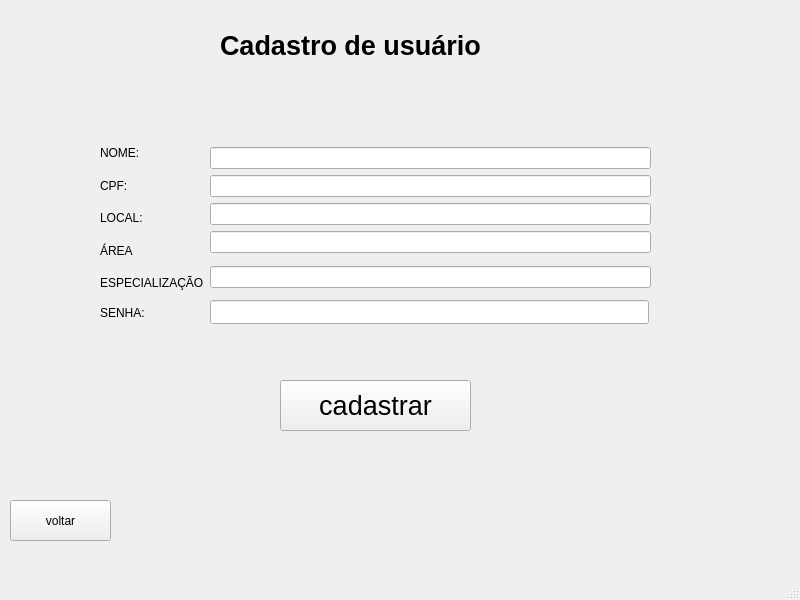
<?xml version="1.0" encoding="UTF-8"?>
<ui version="4.0">
 <class>MainWindow</class>
 <widget class="QMainWindow" name="MainWindow">
  <property name="geometry">
   <rect>
    <x>0</x>
    <y>0</y>
    <width>800</width>
    <height>600</height>
   </rect>
  </property>
  <property name="windowTitle">
   <string>MainWindow</string>
  </property>
  <widget class="QWidget" name="centralwidget">
   <widget class="QLabel" name="label">
    <property name="geometry">
     <rect>
      <x>220</x>
      <y>20</y>
      <width>341</width>
      <height>51</height>
     </rect>
    </property>
    <property name="font">
     <font>
      <pointsize>20</pointsize>
      <weight>75</weight>
      <bold>true</bold>
     </font>
    </property>
    <property name="text">
     <string>Cadastro de usuário</string>
    </property>
   </widget>
   <widget class="QPushButton" name="CONFIRM_CADASTRO_SERVICO">
    <property name="geometry">
     <rect>
      <x>280</x>
      <y>380</y>
      <width>191</width>
      <height>51</height>
     </rect>
    </property>
    <property name="font">
     <font>
      <pointsize>20</pointsize>
     </font>
    </property>
    <property name="text">
     <string>cadastrar</string>
    </property>
   </widget>
   <widget class="QPushButton" name="VOLTAR_SERVICO_CADASTRO">
    <property name="geometry">
     <rect>
      <x>10</x>
      <y>500</y>
      <width>101</width>
      <height>41</height>
     </rect>
    </property>
    <property name="text">
     <string>voltar</string>
    </property>
   </widget>
   <widget class="QWidget" name="layoutWidget">
    <property name="geometry">
     <rect>
      <x>100</x>
      <y>140</y>
      <width>551</width>
      <height>156</height>
     </rect>
    </property>
    <layout class="QHBoxLayout" name="horizontalLayout">
     <item>
      <layout class="QVBoxLayout" name="verticalLayout_2">
       <item>
        <widget class="QLabel" name="label_2">
         <property name="text">
          <string>NOME:</string>
         </property>
        </widget>
       </item>
       <item>
        <widget class="QLabel" name="label_3">
         <property name="text">
          <string>CPF:</string>
         </property>
        </widget>
       </item>
       <item>
        <widget class="QLabel" name="label_4">
         <property name="text">
          <string>LOCAL:</string>
         </property>
        </widget>
       </item>
       <item>
        <widget class="QLabel" name="label_6">
         <property name="text">
          <string>ÁREA</string>
         </property>
        </widget>
       </item>
       <item>
        <widget class="QLabel" name="label_5">
         <property name="text">
          <string>ESPECIALIZAÇÃO</string>
         </property>
        </widget>
       </item>
      </layout>
     </item>
     <item>
      <layout class="QVBoxLayout" name="verticalLayout_5">
       <item>
        <layout class="QVBoxLayout" name="verticalLayout_3">
         <item>
          <layout class="QVBoxLayout" name="verticalLayout">
           <item>
            <widget class="QLineEdit" name="NOME_cadastro_servico_2"/>
           </item>
           <item>
            <widget class="QLineEdit" name="CPF_cadastro_servico"/>
           </item>
          </layout>
         </item>
         <item>
          <widget class="QLineEdit" name="AREA_cadastro_servico"/>
         </item>
         <item>
          <widget class="QLineEdit" name="LOCAL_cadastro_servico"/>
         </item>
        </layout>
       </item>
       <item>
        <widget class="QLineEdit" name="ESPECIALIZACAO_cadastro_servico"/>
       </item>
      </layout>
     </item>
    </layout>
   </widget>
   <widget class="QLineEdit" name="ESPECIALIZACAO_cadastro_servico_2">
    <property name="geometry">
     <rect>
      <x>210</x>
      <y>300</y>
      <width>439</width>
      <height>24</height>
     </rect>
    </property>
   </widget>
   <widget class="QLabel" name="label_7">
    <property name="geometry">
     <rect>
      <x>100</x>
      <y>300</y>
      <width>99</width>
      <height>25</height>
     </rect>
    </property>
    <property name="text">
     <string>SENHA:</string>
    </property>
   </widget>
  </widget>
  <widget class="QMenuBar" name="menubar">
   <property name="geometry">
    <rect>
     <x>0</x>
     <y>0</y>
     <width>800</width>
     <height>26</height>
    </rect>
   </property>
  </widget>
  <widget class="QStatusBar" name="statusbar"/>
 </widget>
 <resources/>
 <connections/>
</ui>
